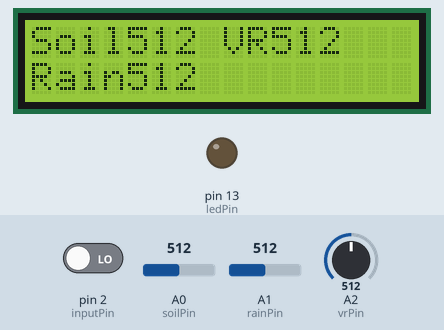
The sketch below on a simulated Arduino Uno, built with avr-gcc and run on an emulated ATmega328P. Parts: 16×2 character LCD, output pins drawn as LEDs (lit = HIGH). The inputs (shaded band) are chosen by the test bench; at power-on: pin 2 (inputPin) LOW, A0 (soilPin) = 512, A1 (rainPin) = 512, A2 (vrPin) = 512. What the sketch prints to the serial monitor is not drawn.

Above: at 1.2 s.
1.3 s: pin 2 (inputPin) driven HIGH
At 2.4 s:
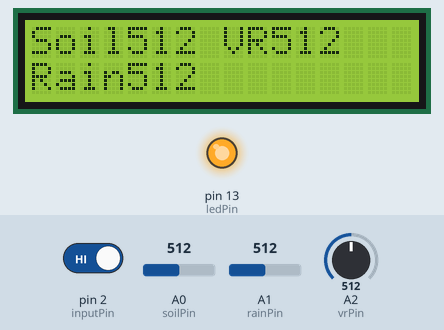
3.1 s: A0 (soilPin) set to 716
At 4.1 s:
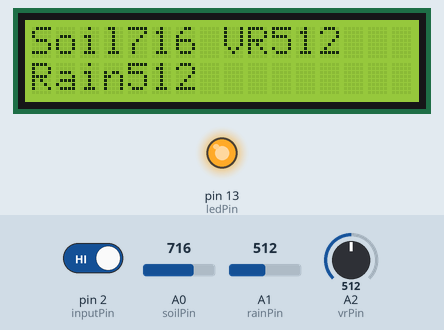
4.7 s: A1 (rainPin) set to 716
At 5.8 s:
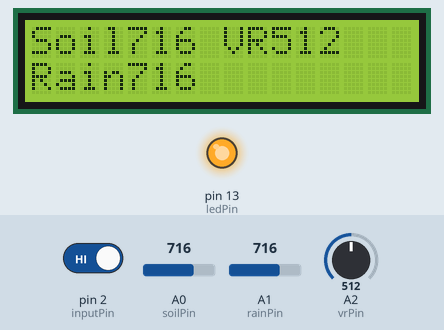
6.3 s: A2 (vrPin) set to 716
At 7.5 s:
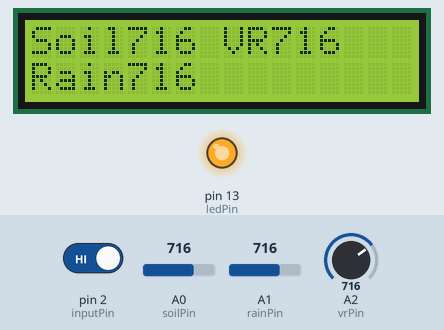
7.9 s: A0 (soilPin) set to 900
At 9.1 s:
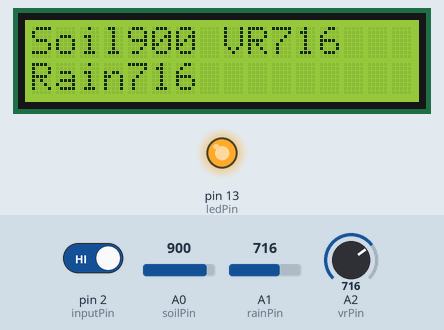
9.4 s: A1 (rainPin) set to 900
At 10.9 s:
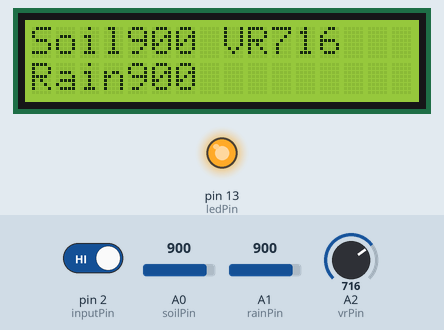
Timing chart, 0 to 12.0 s (numbered marks = the images above; inputs shaded):
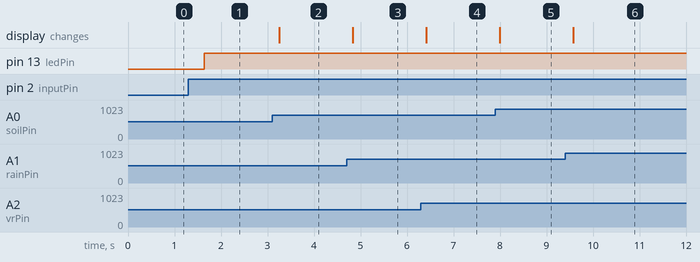

The sketch:

demo.ino
```cpp
#include <Wire.h>
#include <LiquidCrystal_I2C.h>

LiquidCrystal_I2C lcd(0x27, 16, 2);

const int soilPin = A0;
const int rainPin = A1;
const int vrPin = A2;
const int inputPin = 2;
const int ledPin = 13;

void setup() {
  // put your setup code here, to run once:
  Serial.begin(9600);
  lcd.init();
  lcd.backlight();
  //lcd.setCursor(0,0);
  //lcd.print("Farm IoT Demo");
  pinMode(inputPin, INPUT);
  pinMode(ledPin, OUTPUT);
}

void loop() {
  int state = digitalRead(inputPin);
  digitalWrite(ledPin, state);

  int soil = readSoilModule();
  int rain = readRainModule();
  int vr = readVrModule();

  displayLCD(soil, rain, vr);
  sendSerial(soil, rain, vr);
  delay(500);
}

void sendSerial(int soil, int rain, int vr){
  Serial.print("soil:");
  Serial.print(soil);
  Serial.print(";");
  Serial.print("rain:");
  Serial.print(rain);
  Serial.print(";");
  Serial.print("vr:");
  Serial.println(vr);
}
void displayLCD(int soil, int rain,int  vr){
  lcd.setCursor(0,0);
  lcd.print("Soil");
  lcd.print(soil);
  lcd.print(" VR");
  lcd.print(vr);
  lcd.print("   ");

  lcd.setCursor(0,1);
  lcd.print("Rain");
  lcd.print(rain);
  lcd.print("   ");
}

int readSoilModule(){
  int soilValue = analogRead(soilPin);
  return soilValue;
}

int readRainModule(){
  int rainValue = analogRead(rainPin);
  return rainValue;
}

int readVrModule(){
  int vrValue = analogRead(vrPin);
  return vrValue;
}
```

Measured:
- after the input at 1.3 s, pin 13 (ledPin): LOW → HIGH after 0.34 s
- after the input at 3.1 s, the display: changes after 0.15 s (image 2)
- after the input at 4.7 s, the display: changes after 0.13 s (image 3)
- after the input at 6.3 s, the display: changes after 0.11 s (image 4)
- after the input at 7.9 s, the display: changes after 0.09 s (image 5)
- after the input at 9.4 s, the display: changes after 0.17 s (image 6)
